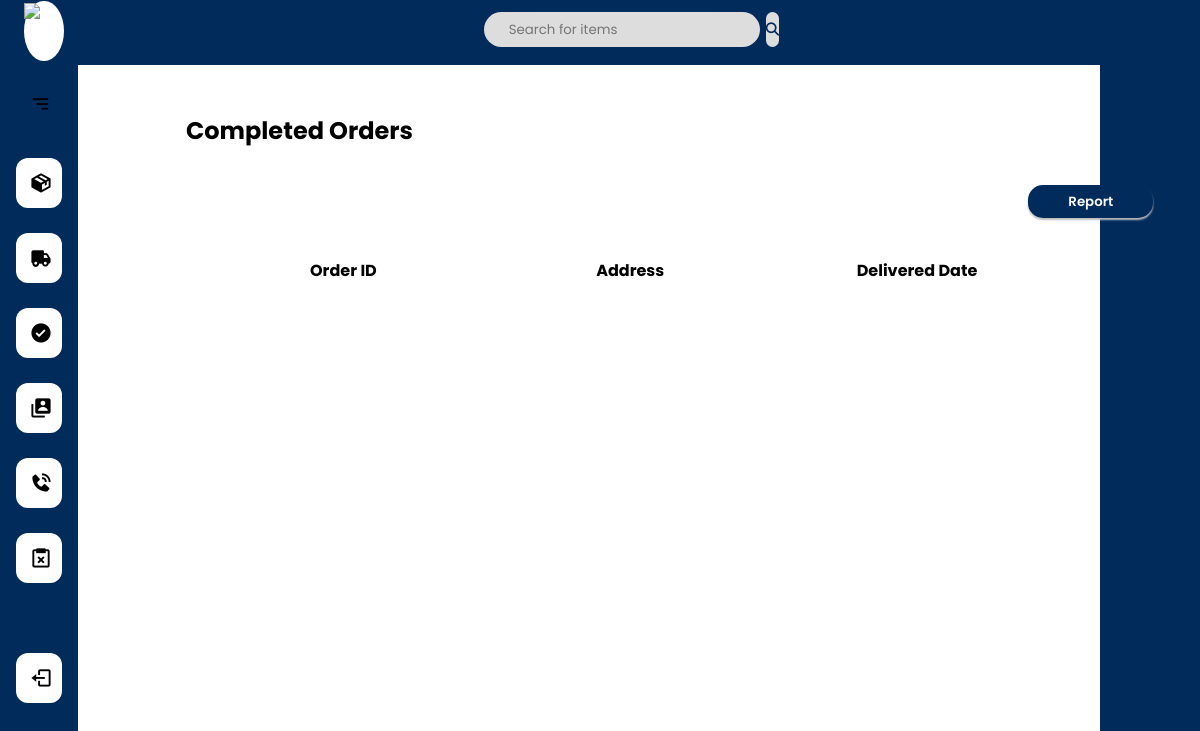
The app's page /delivery_person/new2.php (signed in), older data.
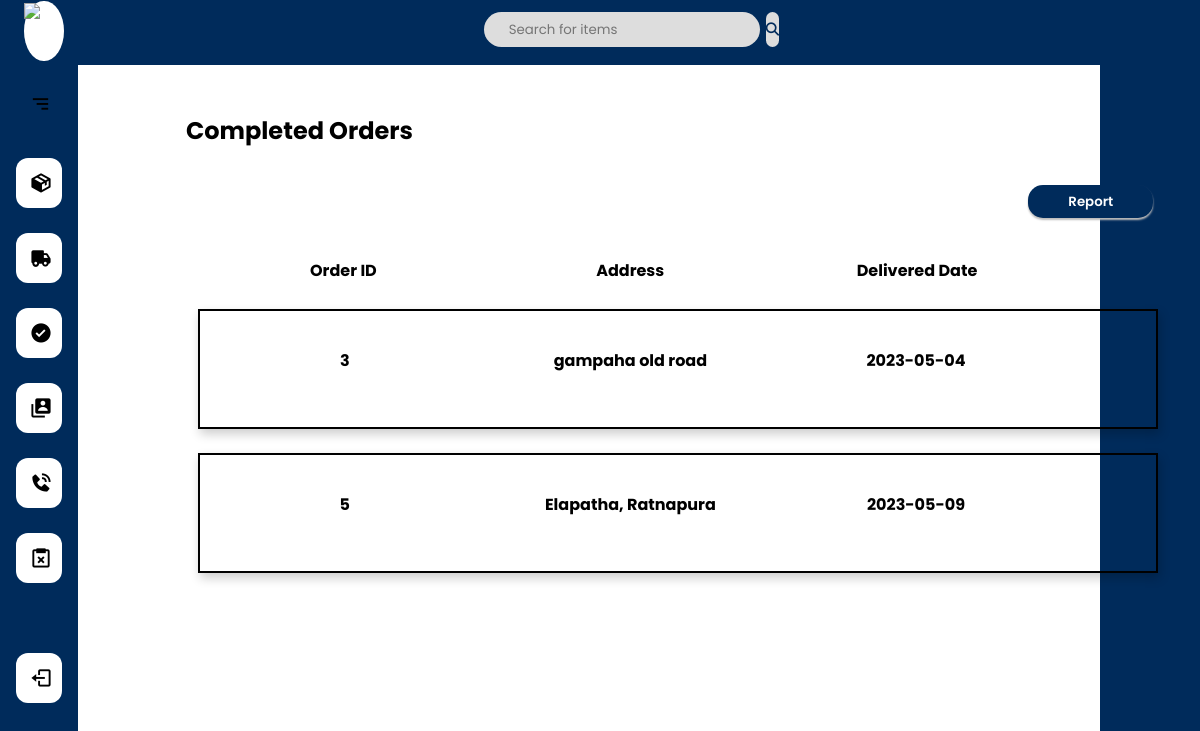
The same page, newer data.
### tables this page shows
CREATE TABLE `orders` (
  `id` int(10) NOT NULL,
  `address` varchar(100) NOT NULL,
  `price` varchar(10) NOT NULL,
  `customer_id` varchar(10) NOT NULL,
  `delivery_person_id` varchar(10) NOT NULL,
  `status` varchar(10) NOT NULL,
  `order_date` date DEFAULT NULL,
  `order_time` time DEFAULT NULL,
  `delivery_date` date DEFAULT NULL,
  `delivery_time` time DEFAULT NULL
);

### delivery_person/new2.php (the view, shortened to what this page needs)
<?php
require_once('navbar.php');
?>
<!DOCTYPE html>
<html lang="en">
<head>
    <link rel="stylesheet" href="../css/delivery_person/new2.css">
</head>
<body>
    <?php
    require_once('header.php');
    $uid = $_SESSION['uid'];
    ?>
    <div class="content">
    <div class="topic"><h2 >Completed Orders</h2></div>
            <div class="dispatch_read">
            <div><Button class="rep_btn" onclick="window.location.href = 'delivered_report.php'">Report</Button></div>
            <table class="topics">
                    <tr>
                        <th>Order ID</th>
                        <th>Address</th>
                        <th>Delivered Date</th>
                    </tr>
                </table>
            </div>
            <?php
            $query="SELECT * from orders WHERE status = 'delivered' AND delivery_person_id = '$uid'";
            $result= mysqli_query($conn,$query);
                while($row = mysqli_fetch_assoc($result))
                {
            ?>
            <a href="delivered_info.php?oid=<?php echo $row['id']; ?>">
            <div class="record">
                <table class="details">
                    <tr>
                        <th><?php echo $row['id']; ?></th>
                        <th><?php echo $row['address']; ?></th>
                        <th><?php
                        echo $row['delivery_date'];
                        ?></th>
                    </tr>
                </table>
            </div>
            </a>
            <?php
                }
            ?>
        </div>
</body>
</html>

Row changes from the older to the newer data that the page shows:
now on this page (row edited): orders: id "3", address "gampaha old road", delivery_date "2023-05-04"
now on this page (row edited): orders: id "5", address "Elapatha, Ratnapura", delivery_date "2023-05-09"
